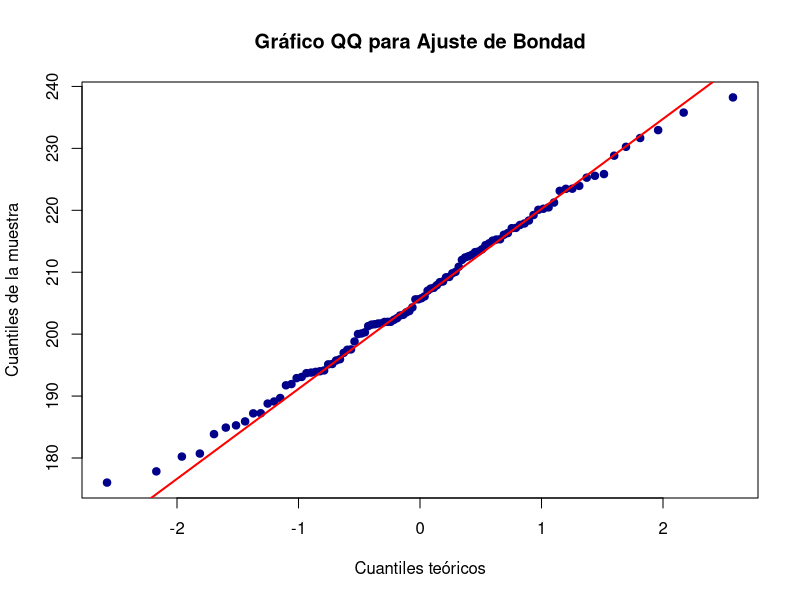

Generate this figure with R:
# Leer los datos (ajustando la ruta relativa)
Datos_ProyectoP7 <- read.delim("./Datos_ProyectoP7.txt", header = TRUE)  # nolint

# Definir variables
y <- Datos_ProyectoP7$y
# En caso de requerirse n para cálculos posteriores
n <- length(y)

# Usar el directorio actual para guardar el gráfico
img_dir <- "./imagenes"

# Ajuste de bondad
# Se utiliza un conjunto de frecuencias observadas y se genera el QQ-Norm
hist(y, plot = FALSE)
r <- 2
frec_y <- c(2, 11, 17, 31, 22, 12, 5)
png(filename = file.path(img_dir, "4_qqnorm_ajuste_bondad.png"), width = 800, height = 600)
qqnorm(y, 
       main = "Gráfico QQ para Ajuste de Bondad",  # Título en español
       xlab = "Cuantiles teóricos",               # Etiqueta eje X en español
       ylab = "Cuantiles de la muestra",           # Etiqueta eje Y en español
       pch = 19, 
       col = "darkblue")
qqline(y, col = "red", lwd = 2)
dev.off()

# Cálculos para la prueba de bondad de ajuste
ky <- length(frec_y)
ny <- sum(frec_y)
my <- c(175, 185, 195, 205, 215, 225, 235)
xbar <- sum(frec_y * my) / ny
x_bar <- rep(xbar, ky)
s2 <- sum(frec_y * (my - x_bar)^2) / (n - 1)
s <- sqrt(s2)
py <- pnorm(18:24 * 10, xbar, s) - pnorm(17:23 * 10, xbar, s)
chi2_obs <- sum((frec_y - ny * py)^2 / (ny * py))
chi2_alpha <- qchisq(1 - (1 - 0.95), ky - 1 - r)
p_valor <- 1 - pchisq(chi2_obs, ky - 1 - r)

# Imprimir resultados
print("Resultado de la prueba de ajuste de bondad:")
print(paste("Chi-cuadrado observado:", chi2_obs))
print(paste("Valor crítico:", chi2_alpha))
print(paste("Valor p:", p_valor))